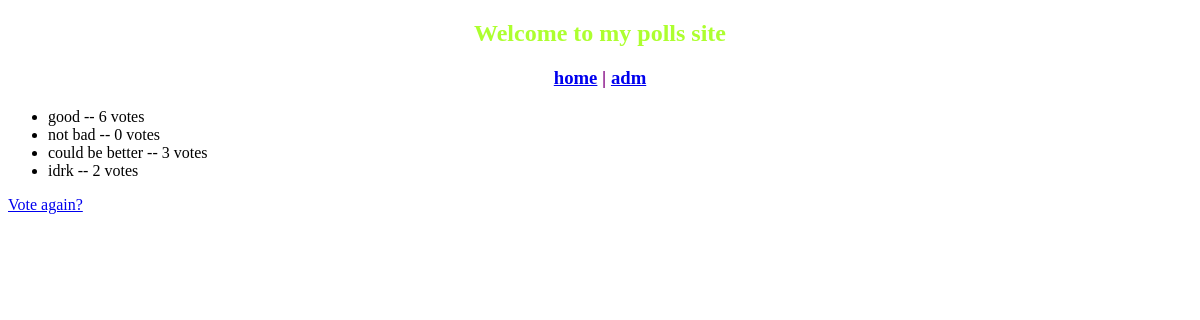
Page /polls/1/results/ on the committed database.
### polls/models.py (models this page shows, shortened)
class Choice(models.Model):
    question = models.ForeignKey(Question, on_delete=models.CASCADE)
    choice_text = models.CharField(max_length=200)
    votes = models.IntegerField(default=0)

### polls/views.py (the view)
# urls.py: path('polls/<int:pk>/results/', views.ResultsView.as_view(), name='results'),
class ResultsView(generic.DetailView):
    model = Question
    template_name = 'results.html'

### mysite/templates/results.html (shortened to what this page needs)
{% extends 'base.html'%}
{% block content %}
<ul>
{% for choice in question.choice_set.all %}
    <li>{{ choice.choice_text }} -- {{ choice.votes }} vote{{ choice.votes|pluralize }}</li>
{% endfor %}
</ul>
<a href="{% url 'polls:detail' question.id %}">Vote again?</a>
{% endblock %}

### rows in the picture
Choice: choice_text "good", votes "6"
Choice: choice_text "not bad", votes "0"
Choice: choice_text "could be better", votes "3"
Choice: choice_text "idrk", votes "2"
